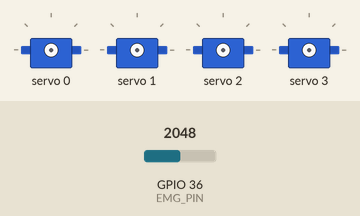
Simulated run of this sketch. Board: ESP32. Shown: 4 × servo. Inputs (shaded band) come from the test bench; at power-on: GPIO 36 (EMG_PIN) = 2048. What the sketch prints to the serial monitor is not drawn.

Above: at 0.0 s.
At 1.7 s:
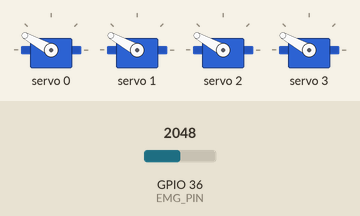
Timing chart, 0 to 3.2 s (numbered marks = the images above):
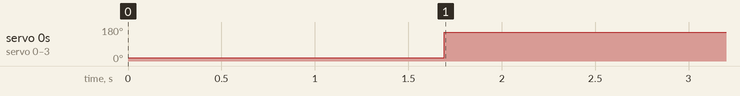

The sketch:

esp32_emg_hand.ino
```cpp
#include <Wire.h>
#include <Adafruit_PWMServoDriver.h>
#include "config.h"

// PCA9685 servo driver object
Adafruit_PWMServoDriver pwm = Adafruit_PWMServoDriver();

// Rolling average storage for EMG smoothing
int emgSamples[SMOOTHING_SAMPLES];
int sampleIndex = 0;
long sampleTotal = 0;

// Current hand state
bool handClosed = false;

void setup() {
#if DEBUG_SERIAL
  Serial.begin(SERIAL_BAUD);
  delay(1000);
  Serial.println("Starting ESP32 EMG Prosthetic Hand Prototype...");
#endif

  setupEMG();
  setupServoDriver();

#if DEBUG_SERIAL
  Serial.println("Setup complete.");
  Serial.println("Relax/flex your muscle and watch the EMG values.");
#endif
}

void loop() {
  int rawEMG = analogRead(EMG_PIN);
  int smoothedEMG = getSmoothedEMG(rawEMG);

  handClosed = smoothedEMG > FLEX_THRESHOLD;

  if (handClosed) {
    closeHand();
  } else {
    openHand();
  }

#if DEBUG_SERIAL
  printDebug(rawEMG, smoothedEMG, handClosed);
#endif

  delay(LOOP_DELAY_MS);
}

// Setup Functions

void setupEMG() {
  for (int i = 0; i < SMOOTHING_SAMPLES; i++) {
    emgSamples[i] = 0;
  }

#if DEBUG_SERIAL
  Serial.println("EMG sensor initialized.");
#endif
}

void setupServoDriver() {
#if USE_CUSTOM_I2C_PINS
  Wire.begin(SDA_PIN, SCL_PIN);
#else
  Wire.begin();
#endif

  pwm.begin();
  pwm.setPWMFreq(SERVO_FREQ);

  delay(500);

  openHand();

#if DEBUG_SERIAL
  Serial.println("PCA9685 servo driver initialized.");
#endif
}

// EMG Processing

int getSmoothedEMG(int newReading) {
  sampleTotal -= emgSamples[sampleIndex];
  emgSamples[sampleIndex] = newReading;
  sampleTotal += newReading;

  sampleIndex++;

  if (sampleIndex >= SMOOTHING_SAMPLES) {
    sampleIndex = 0;
  }

  return sampleTotal / SMOOTHING_SAMPLES;
}

// Hand Movement

void openHand() {
  setServoSafe(SERVO_INDEX_CHANNEL, SERVO_OPEN_PULSE);
  setServoSafe(SERVO_MIDDLE_CHANNEL, SERVO_OPEN_PULSE);
  setServoSafe(SERVO_RING_CHANNEL, SERVO_OPEN_PULSE);
  setServoSafe(SERVO_THUMB_CHANNEL, SERVO_OPEN_PULSE);
}

void closeHand() {
  setServoSafe(SERVO_INDEX_CHANNEL, SERVO_CLOSED_PULSE);
  setServoSafe(SERVO_MIDDLE_CHANNEL, SERVO_CLOSED_PULSE);
  setServoSafe(SERVO_RING_CHANNEL, SERVO_CLOSED_PULSE);
  setServoSafe(SERVO_THUMB_CHANNEL, SERVO_CLOSED_PULSE);
}

void setServoSafe(int channel, int pulse) {
  int safePulse = constrain(pulse, SERVO_MIN_PULSE, SERVO_MAX_PULSE);
  pwm.setPWM(channel, 0, safePulse);
}


// Debug Output

void printDebug(int rawEMG, int smoothedEMG, bool closed) {
  Serial.print("Raw EMG: ");
  Serial.print(rawEMG);

  Serial.print(" | Smoothed EMG: ");
  Serial.print(smoothedEMG);

  Serial.print(" | Threshold: ");
  Serial.print(FLEX_THRESHOLD);

  Serial.print(" | Hand: ");
  Serial.println(closed ? "CLOSED" : "OPEN");
}
```

config.h
```cpp
#ifndef CONFIG_H
#define CONFIG_H

// =======================
// Pin Configuration
// =======================

// MyoWare EMG sensor signal pin.
// Use an analog-capable pin on your ESP32 / Arduino Nano ESP32.
#define EMG_PIN A0

// PCA9685 I2C pins.
// On many ESP32 boards these are usually SDA = 21, SCL = 22.
// On Arduino Nano ESP32, the default Wire pins usually work automatically.
#define USE_CUSTOM_I2C_PINS false
#define SDA_PIN 21
#define SCL_PIN 22

// =======================
// Servo Configuration
// =======================

// PCA9685 servo channels
#define SERVO_INDEX_CHANNEL   0
#define SERVO_MIDDLE_CHANNEL  1
#define SERVO_RING_CHANNEL    2
#define SERVO_THUMB_CHANNEL   3

// Servo pulse values for PCA9685.
// These may need tuning depending on your servos and hand design.
#define SERVO_OPEN_PULSE    150
#define SERVO_CLOSED_PULSE  430

// Safety limits. Do not go crazy with these values.
#define SERVO_MIN_PULSE     120
#define SERVO_MAX_PULSE     500

// Servo frequency for standard hobby servos
#define SERVO_FREQ 50

// =======================
// EMG Settings
// =======================

// Starting threshold. You MUST tune this using Serial Monitor.
#define FLEX_THRESHOLD 1700

// Number of samples used for smoothing.
// Higher = smoother but slower response.
#define SMOOTHING_SAMPLES 10

// Delay between loop updates in milliseconds
#define LOOP_DELAY_MS 20

// =======================
// Debug Settings
// =======================

#define DEBUG_SERIAL true
#define SERIAL_BAUD 115200

#endif
```

Measured:
- by itself, servo 0–3: 18° → 151° at 1.7 s
